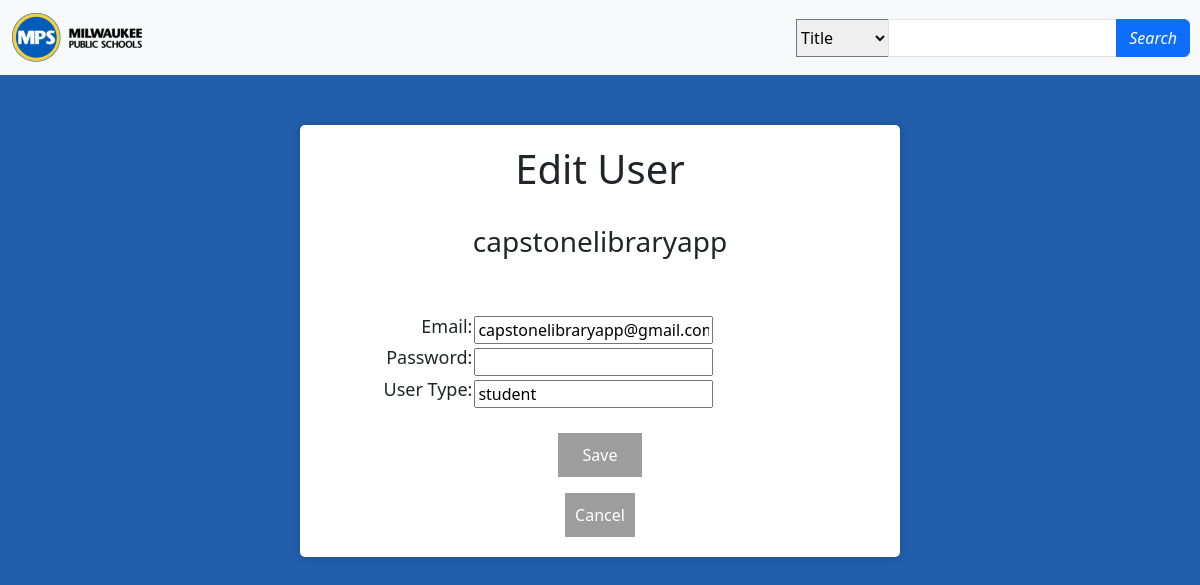
/users/capstonelibraryapp/ (signed in), run on an earlier commit of the app's database.
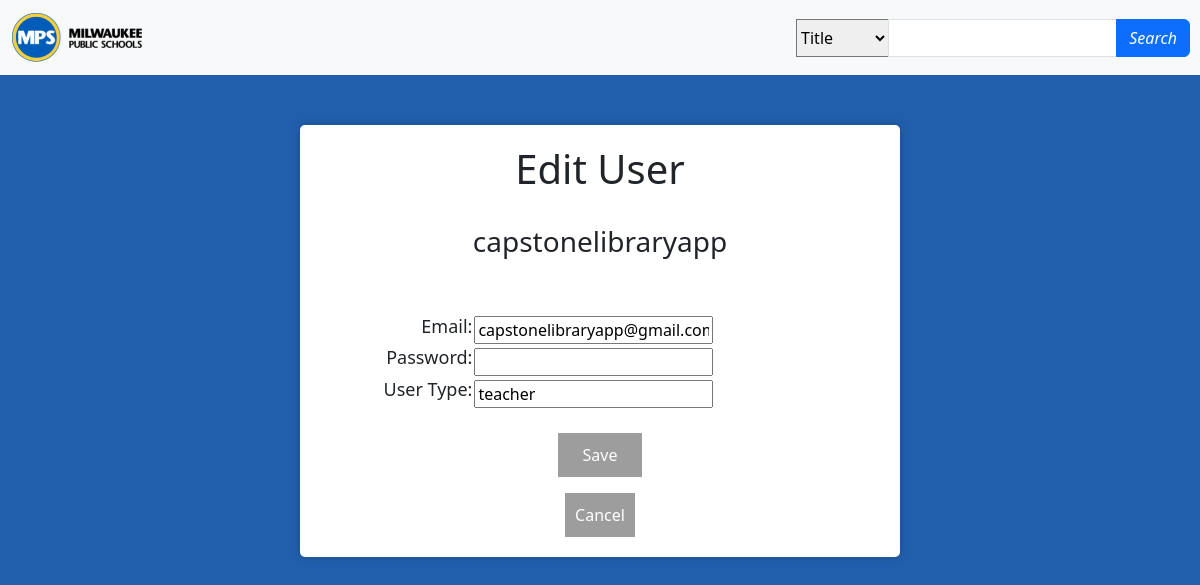
And on a later commit of the database.
### Richmond_Library_App/models.py (models this page shows, shortened)
class User(AbstractUser):
    username = models.CharField(max_length=20)
    password = models.CharField(max_length=200)
    email = models.EmailField(max_length=254)
    user_type = models.CharField(max_length=10, blank=True, default='student') # added user type
    reserved_books = models.ManyToManyField(Book, null=True, blank=True)

### Richmond_Library_App/views/users.py (the view, shortened to what this page needs)
# urls.py: path('users/<str:_username>/', EditUser.as_view(), name="EditUser"),
class EditUser(View):
    def get(self, request, _username):
        user = User.objects.get(username=_username)
        return render(request, "edituser.html", {'user': user, 'status': get_user_status(request)})

### Richmond_Library_App/views/users.py (called while the page is built)
def get_user_status(request):
    user = User.objects.get(username=request.user.username)
    return user.user_type

### Richmond_Library_App/templates/edituser.html (shortened to what this page needs)
{% extends "pageBase.html" %}
{% load static %}
{% block stylesheet %}
    <link href="{% static 'edituser.css' %}" rel="stylesheet" type="text/css">
{% endblock %}
{% block app_block %}
    <div class="main-container">
        <div class="user-info-container">
            <h1>Edit User</h1>
            <br>
            <form method="post">{% csrf_token%}
                <h3>{{ user.username }}</h1>
                <br><br>
                <table style="width: 100%;">
                    <tr>
                        <td style="text-align: right;"><h3 style="font-size: 18;">Email:</h3></td>
                        <td>
                            <input
                                type="text"
                                name="_email"
                                value="{{ user.email }}"
                            >
                        </td>
                    </tr>
                    <tr>
                        <td style="text-align: right;"><h3 style="font-size: 18;">Password:</h3></td>
                        <td>
                            <input
                                type="text"
                                name="_password"
                                value=""
                            >
                        </td>
                    </tr>
                    <tr>
                        <td style="text-align: right;"><h3 style="font-size: 18;">User Type:</h3></td>
                        <td>
                            <input
                                type="text"
                                name="_user_type"
                                value="{{ user.user_type }}"
                            >
                        </td>
                    </tr>
                </table>
                <br>
                <input class="save-button" type="submit" value="Save"/>
            </form>
            <a href="{% url 'Users' %}"><button class="cancel-button">Cancel</button></a>
        </div>
    </div>
{% endblock %}

What changed in the data, as far as the page shows it:
changed User "capstonelibraryapp": user_type "student" → "teacher" (drawn); _user_type "student" → "teacher"
